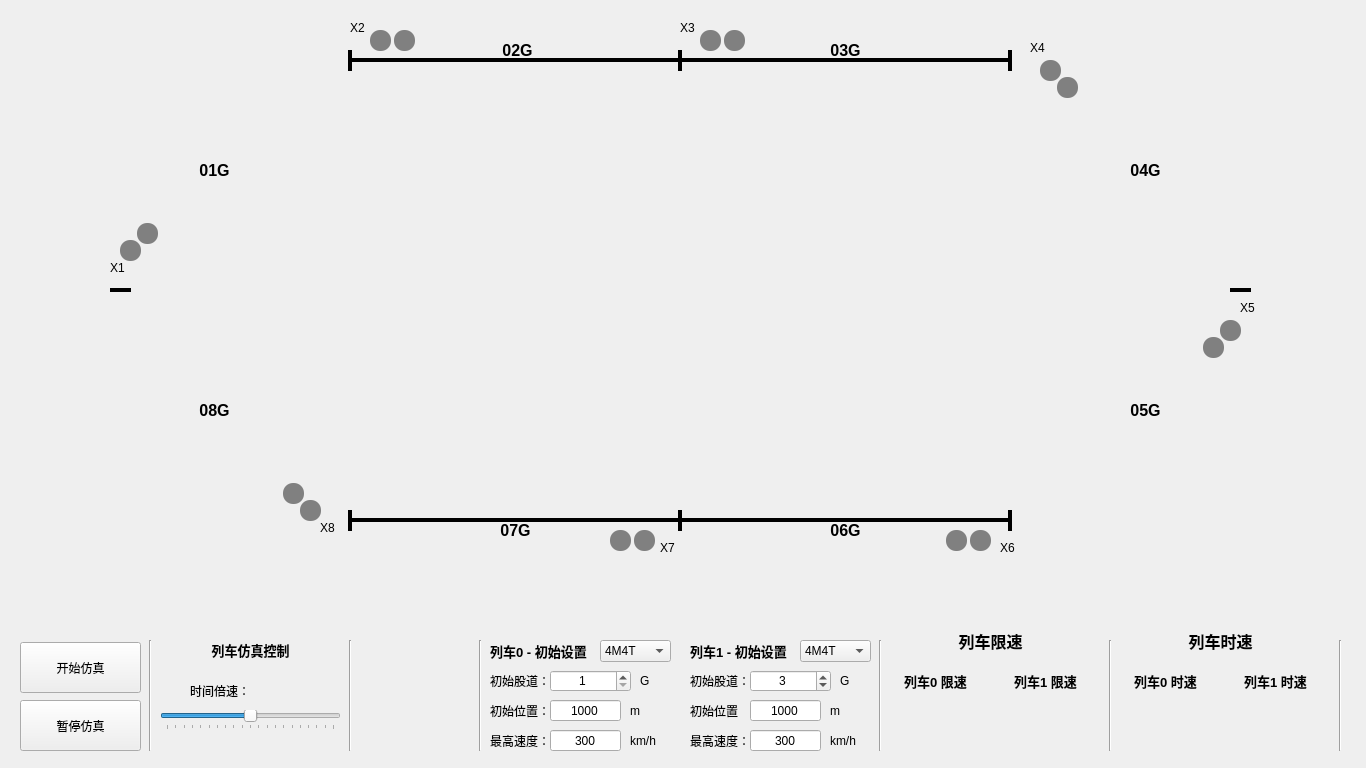
<?xml version="1.0" encoding="UTF-8"?>
<ui version="4.0">
 <class>mainForm</class>
 <widget class="QWidget" name="mainForm">
  <property name="geometry">
   <rect>
    <x>0</x>
    <y>0</y>
    <width>1366</width>
    <height>768</height>
   </rect>
  </property>
  <property name="minimumSize">
   <size>
    <width>1366</width>
    <height>768</height>
   </size>
  </property>
  <property name="maximumSize">
   <size>
    <width>1366</width>
    <height>768</height>
   </size>
  </property>
  <property name="windowTitle">
   <string>ZPW-2000 移频轨道电路（学号 姓名）</string>
  </property>
  <property name="windowIcon">
   <iconset>
    <normaloff>C:/Users/super/.designer/backup/ico/icon.png</normaloff>C:/Users/super/.designer/backup/ico/icon.png</iconset>
  </property>
  <widget class="Line" name="line_2G">
   <property name="geometry">
    <rect>
     <x>350</x>
     <y>50</y>
     <width>331</width>
     <height>20</height>
    </rect>
   </property>
   <property name="layoutDirection">
    <enum>Qt::RightToLeft</enum>
   </property>
   <property name="frameShadow">
    <enum>QFrame::Plain</enum>
   </property>
   <property name="lineWidth">
    <number>4</number>
   </property>
   <property name="orientation">
    <enum>Qt::Horizontal</enum>
   </property>
  </widget>
  <widget class="Line" name="line_3G">
   <property name="geometry">
    <rect>
     <x>680</x>
     <y>50</y>
     <width>331</width>
     <height>20</height>
    </rect>
   </property>
   <property name="layoutDirection">
    <enum>Qt::RightToLeft</enum>
   </property>
   <property name="frameShadow">
    <enum>QFrame::Plain</enum>
   </property>
   <property name="lineWidth">
    <number>4</number>
   </property>
   <property name="orientation">
    <enum>Qt::Horizontal</enum>
   </property>
  </widget>
  <widget class="Line" name="line">
   <property name="geometry">
    <rect>
     <x>670</x>
     <y>50</y>
     <width>20</width>
     <height>21</height>
    </rect>
   </property>
   <property name="frameShadow">
    <enum>QFrame::Plain</enum>
   </property>
   <property name="lineWidth">
    <number>4</number>
   </property>
   <property name="orientation">
    <enum>Qt::Vertical</enum>
   </property>
  </widget>
  <widget class="QWidget" name="line_1G" native="true">
   <property name="geometry">
    <rect>
     <x>119</x>
     <y>60</y>
     <width>231</width>
     <height>231</height>
    </rect>
   </property>
   <widget class="QLabel" name="label_8">
    <property name="geometry">
     <rect>
      <x>70</x>
      <y>100</y>
      <width>51</width>
      <height>20</height>
     </rect>
    </property>
    <property name="font">
     <font>
      <pointsize>12</pointsize>
      <bold>true</bold>
     </font>
    </property>
    <property name="text">
     <string>01G</string>
    </property>
    <property name="alignment">
     <set>Qt::AlignCenter</set>
    </property>
   </widget>
  </widget>
  <widget class="QWidget" name="line_8G" native="true">
   <property name="geometry">
    <rect>
     <x>119</x>
     <y>290</y>
     <width>231</width>
     <height>231</height>
    </rect>
   </property>
   <widget class="QLabel" name="label_7">
    <property name="geometry">
     <rect>
      <x>70</x>
      <y>110</y>
      <width>51</width>
      <height>20</height>
     </rect>
    </property>
    <property name="font">
     <font>
      <pointsize>12</pointsize>
      <bold>true</bold>
     </font>
    </property>
    <property name="text">
     <string>08G</string>
    </property>
    <property name="alignment">
     <set>Qt::AlignCenter</set>
    </property>
   </widget>
  </widget>
  <widget class="QWidget" name="line_4G" native="true">
   <property name="geometry">
    <rect>
     <x>1010</x>
     <y>60</y>
     <width>231</width>
     <height>231</height>
    </rect>
   </property>
   <widget class="QLabel" name="label_5">
    <property name="geometry">
     <rect>
      <x>110</x>
      <y>100</y>
      <width>51</width>
      <height>20</height>
     </rect>
    </property>
    <property name="font">
     <font>
      <pointsize>12</pointsize>
      <bold>true</bold>
     </font>
    </property>
    <property name="text">
     <string>04G</string>
    </property>
    <property name="alignment">
     <set>Qt::AlignCenter</set>
    </property>
   </widget>
  </widget>
  <widget class="QWidget" name="line_5G" native="true">
   <property name="geometry">
    <rect>
     <x>1010</x>
     <y>290</y>
     <width>231</width>
     <height>231</height>
    </rect>
   </property>
   <widget class="QLabel" name="label_6">
    <property name="geometry">
     <rect>
      <x>110</x>
      <y>110</y>
      <width>51</width>
      <height>20</height>
     </rect>
    </property>
    <property name="font">
     <font>
      <pointsize>12</pointsize>
      <bold>true</bold>
     </font>
    </property>
    <property name="text">
     <string>05G</string>
    </property>
    <property name="alignment">
     <set>Qt::AlignCenter</set>
    </property>
   </widget>
  </widget>
  <widget class="Line" name="line_6G">
   <property name="geometry">
    <rect>
     <x>680</x>
     <y>510</y>
     <width>331</width>
     <height>20</height>
    </rect>
   </property>
   <property name="layoutDirection">
    <enum>Qt::RightToLeft</enum>
   </property>
   <property name="frameShadow">
    <enum>QFrame::Plain</enum>
   </property>
   <property name="lineWidth">
    <number>4</number>
   </property>
   <property name="orientation">
    <enum>Qt::Horizontal</enum>
   </property>
  </widget>
  <widget class="Line" name="line_7G">
   <property name="geometry">
    <rect>
     <x>350</x>
     <y>510</y>
     <width>331</width>
     <height>20</height>
    </rect>
   </property>
   <property name="layoutDirection">
    <enum>Qt::RightToLeft</enum>
   </property>
   <property name="frameShadow">
    <enum>QFrame::Plain</enum>
   </property>
   <property name="lineWidth">
    <number>4</number>
   </property>
   <property name="orientation">
    <enum>Qt::Horizontal</enum>
   </property>
  </widget>
  <widget class="Line" name="line_2">
   <property name="geometry">
    <rect>
     <x>670</x>
     <y>510</y>
     <width>20</width>
     <height>21</height>
    </rect>
   </property>
   <property name="frameShadow">
    <enum>QFrame::Plain</enum>
   </property>
   <property name="lineWidth">
    <number>4</number>
   </property>
   <property name="orientation">
    <enum>Qt::Vertical</enum>
   </property>
  </widget>
  <widget class="Line" name="line_7G_2">
   <property name="geometry">
    <rect>
     <x>110</x>
     <y>280</y>
     <width>21</width>
     <height>20</height>
    </rect>
   </property>
   <property name="layoutDirection">
    <enum>Qt::RightToLeft</enum>
   </property>
   <property name="frameShadow">
    <enum>QFrame::Plain</enum>
   </property>
   <property name="lineWidth">
    <number>4</number>
   </property>
   <property name="orientation">
    <enum>Qt::Horizontal</enum>
   </property>
  </widget>
  <widget class="Line" name="line_7G_3">
   <property name="geometry">
    <rect>
     <x>1230</x>
     <y>280</y>
     <width>21</width>
     <height>20</height>
    </rect>
   </property>
   <property name="layoutDirection">
    <enum>Qt::RightToLeft</enum>
   </property>
   <property name="frameShadow">
    <enum>QFrame::Plain</enum>
   </property>
   <property name="lineWidth">
    <number>4</number>
   </property>
   <property name="orientation">
    <enum>Qt::Horizontal</enum>
   </property>
  </widget>
  <widget class="QPushButton" name="led_x21">
   <property name="geometry">
    <rect>
     <x>370</x>
     <y>30</y>
     <width>21</width>
     <height>21</height>
    </rect>
   </property>
   <property name="styleSheet">
    <string notr="true">QPushButton{border-radius: 10px;background-color: gray;}</string>
   </property>
   <property name="text">
    <string/>
   </property>
  </widget>
  <widget class="QPushButton" name="led_x22">
   <property name="geometry">
    <rect>
     <x>394</x>
     <y>30</y>
     <width>21</width>
     <height>21</height>
    </rect>
   </property>
   <property name="styleSheet">
    <string notr="true">QPushButton{border-radius: 10px;background-color: gray;}</string>
   </property>
   <property name="text">
    <string/>
   </property>
  </widget>
  <widget class="QPushButton" name="led_x32">
   <property name="geometry">
    <rect>
     <x>724</x>
     <y>30</y>
     <width>21</width>
     <height>21</height>
    </rect>
   </property>
   <property name="styleSheet">
    <string notr="true">QPushButton{border-radius: 10px;background-color: gray;}</string>
   </property>
   <property name="text">
    <string/>
   </property>
  </widget>
  <widget class="QPushButton" name="led_x31">
   <property name="geometry">
    <rect>
     <x>700</x>
     <y>30</y>
     <width>21</width>
     <height>21</height>
    </rect>
   </property>
   <property name="styleSheet">
    <string notr="true">QPushButton{border-radius: 10px;background-color: gray;}</string>
   </property>
   <property name="text">
    <string/>
   </property>
  </widget>
  <widget class="QPushButton" name="led_x62">
   <property name="geometry">
    <rect>
     <x>946</x>
     <y>530</y>
     <width>21</width>
     <height>21</height>
    </rect>
   </property>
   <property name="styleSheet">
    <string notr="true">QPushButton{border-radius: 10px;background-color: gray;}</string>
   </property>
   <property name="text">
    <string/>
   </property>
  </widget>
  <widget class="QPushButton" name="led_x61">
   <property name="geometry">
    <rect>
     <x>970</x>
     <y>530</y>
     <width>21</width>
     <height>21</height>
    </rect>
   </property>
   <property name="styleSheet">
    <string notr="true">QPushButton{border-radius: 10px;background-color: gray;}</string>
   </property>
   <property name="text">
    <string/>
   </property>
  </widget>
  <widget class="QPushButton" name="led_x71">
   <property name="geometry">
    <rect>
     <x>634</x>
     <y>530</y>
     <width>21</width>
     <height>21</height>
    </rect>
   </property>
   <property name="styleSheet">
    <string notr="true">QPushButton{border-radius: 10px;background-color: gray;}</string>
   </property>
   <property name="text">
    <string/>
   </property>
  </widget>
  <widget class="QPushButton" name="led_x72">
   <property name="geometry">
    <rect>
     <x>610</x>
     <y>530</y>
     <width>21</width>
     <height>21</height>
    </rect>
   </property>
   <property name="styleSheet">
    <string notr="true">QPushButton{border-radius: 10px;background-color: gray;}</string>
   </property>
   <property name="text">
    <string/>
   </property>
  </widget>
  <widget class="QPushButton" name="led_x41">
   <property name="geometry">
    <rect>
     <x>1040</x>
     <y>60</y>
     <width>21</width>
     <height>21</height>
    </rect>
   </property>
   <property name="styleSheet">
    <string notr="true">QPushButton{border-radius: 10px;background-color: gray;}</string>
   </property>
   <property name="text">
    <string/>
   </property>
  </widget>
  <widget class="QPushButton" name="led_x42">
   <property name="geometry">
    <rect>
     <x>1057</x>
     <y>77</y>
     <width>21</width>
     <height>21</height>
    </rect>
   </property>
   <property name="styleSheet">
    <string notr="true">QPushButton{border-radius: 10px;background-color: gray;}</string>
   </property>
   <property name="text">
    <string/>
   </property>
  </widget>
  <widget class="QPushButton" name="led_x51">
   <property name="geometry">
    <rect>
     <x>1220</x>
     <y>320</y>
     <width>21</width>
     <height>21</height>
    </rect>
   </property>
   <property name="styleSheet">
    <string notr="true">QPushButton{border-radius: 10px;background-color: gray;}</string>
   </property>
   <property name="text">
    <string/>
   </property>
  </widget>
  <widget class="QPushButton" name="led_x52">
   <property name="geometry">
    <rect>
     <x>1203</x>
     <y>337</y>
     <width>21</width>
     <height>21</height>
    </rect>
   </property>
   <property name="styleSheet">
    <string notr="true">QPushButton{border-radius: 10px;background-color: gray;}</string>
   </property>
   <property name="text">
    <string/>
   </property>
  </widget>
  <widget class="QPushButton" name="led_x81">
   <property name="geometry">
    <rect>
     <x>300</x>
     <y>500</y>
     <width>21</width>
     <height>21</height>
    </rect>
   </property>
   <property name="styleSheet">
    <string notr="true">QPushButton{border-radius: 10px;background-color: gray;}</string>
   </property>
   <property name="text">
    <string/>
   </property>
  </widget>
  <widget class="Line" name="line_3">
   <property name="geometry">
    <rect>
     <x>1000</x>
     <y>510</y>
     <width>20</width>
     <height>21</height>
    </rect>
   </property>
   <property name="frameShadow">
    <enum>QFrame::Plain</enum>
   </property>
   <property name="lineWidth">
    <number>4</number>
   </property>
   <property name="orientation">
    <enum>Qt::Vertical</enum>
   </property>
  </widget>
  <widget class="Line" name="line_4">
   <property name="geometry">
    <rect>
     <x>340</x>
     <y>510</y>
     <width>20</width>
     <height>21</height>
    </rect>
   </property>
   <property name="frameShadow">
    <enum>QFrame::Plain</enum>
   </property>
   <property name="lineWidth">
    <number>4</number>
   </property>
   <property name="orientation">
    <enum>Qt::Vertical</enum>
   </property>
  </widget>
  <widget class="Line" name="line_5">
   <property name="geometry">
    <rect>
     <x>340</x>
     <y>50</y>
     <width>20</width>
     <height>21</height>
    </rect>
   </property>
   <property name="frameShadow">
    <enum>QFrame::Plain</enum>
   </property>
   <property name="lineWidth">
    <number>4</number>
   </property>
   <property name="orientation">
    <enum>Qt::Vertical</enum>
   </property>
  </widget>
  <widget class="Line" name="line_6">
   <property name="geometry">
    <rect>
     <x>1000</x>
     <y>50</y>
     <width>20</width>
     <height>21</height>
    </rect>
   </property>
   <property name="frameShadow">
    <enum>QFrame::Plain</enum>
   </property>
   <property name="lineWidth">
    <number>4</number>
   </property>
   <property name="orientation">
    <enum>Qt::Vertical</enum>
   </property>
  </widget>
  <widget class="QPushButton" name="led_x82">
   <property name="geometry">
    <rect>
     <x>283</x>
     <y>483</y>
     <width>21</width>
     <height>21</height>
    </rect>
   </property>
   <property name="styleSheet">
    <string notr="true">QPushButton{border-radius: 10px;background-color: gray;}</string>
   </property>
   <property name="text">
    <string/>
   </property>
  </widget>
  <widget class="QPushButton" name="led_x11">
   <property name="geometry">
    <rect>
     <x>120</x>
     <y>240</y>
     <width>21</width>
     <height>21</height>
    </rect>
   </property>
   <property name="styleSheet">
    <string notr="true">QPushButton{border-radius: 10px;background-color: gray;}</string>
   </property>
   <property name="text">
    <string/>
   </property>
  </widget>
  <widget class="QPushButton" name="led_x12">
   <property name="geometry">
    <rect>
     <x>137</x>
     <y>223</y>
     <width>21</width>
     <height>21</height>
    </rect>
   </property>
   <property name="styleSheet">
    <string notr="true">QPushButton{border-radius: 10px;background-color: gray;}</string>
   </property>
   <property name="text">
    <string/>
   </property>
  </widget>
  <widget class="QLabel" name="label">
   <property name="geometry">
    <rect>
     <x>492</x>
     <y>40</y>
     <width>51</width>
     <height>20</height>
    </rect>
   </property>
   <property name="font">
    <font>
     <pointsize>12</pointsize>
     <bold>true</bold>
    </font>
   </property>
   <property name="text">
    <string>02G</string>
   </property>
   <property name="alignment">
    <set>Qt::AlignCenter</set>
   </property>
  </widget>
  <widget class="QLabel" name="label_2">
   <property name="geometry">
    <rect>
     <x>820</x>
     <y>40</y>
     <width>51</width>
     <height>20</height>
    </rect>
   </property>
   <property name="font">
    <font>
     <pointsize>12</pointsize>
     <bold>true</bold>
    </font>
   </property>
   <property name="text">
    <string>03G</string>
   </property>
   <property name="alignment">
    <set>Qt::AlignCenter</set>
   </property>
  </widget>
  <widget class="QLabel" name="label_3">
   <property name="geometry">
    <rect>
     <x>820</x>
     <y>520</y>
     <width>51</width>
     <height>20</height>
    </rect>
   </property>
   <property name="font">
    <font>
     <pointsize>12</pointsize>
     <bold>true</bold>
    </font>
   </property>
   <property name="text">
    <string>06G</string>
   </property>
   <property name="alignment">
    <set>Qt::AlignCenter</set>
   </property>
  </widget>
  <widget class="QLabel" name="label_4">
   <property name="geometry">
    <rect>
     <x>490</x>
     <y>520</y>
     <width>51</width>
     <height>20</height>
    </rect>
   </property>
   <property name="font">
    <font>
     <pointsize>12</pointsize>
     <bold>true</bold>
    </font>
   </property>
   <property name="text">
    <string>07G</string>
   </property>
   <property name="alignment">
    <set>Qt::AlignCenter</set>
   </property>
  </widget>
  <widget class="QLabel" name="label_9">
   <property name="geometry">
    <rect>
     <x>350</x>
     <y>20</y>
     <width>16</width>
     <height>16</height>
    </rect>
   </property>
   <property name="text">
    <string>X2</string>
   </property>
  </widget>
  <widget class="QLabel" name="label_10">
   <property name="geometry">
    <rect>
     <x>110</x>
     <y>260</y>
     <width>16</width>
     <height>16</height>
    </rect>
   </property>
   <property name="text">
    <string>X1</string>
   </property>
  </widget>
  <widget class="QLabel" name="label_11">
   <property name="geometry">
    <rect>
     <x>680</x>
     <y>20</y>
     <width>16</width>
     <height>16</height>
    </rect>
   </property>
   <property name="text">
    <string>X3</string>
   </property>
  </widget>
  <widget class="QLabel" name="label_12">
   <property name="geometry">
    <rect>
     <x>1030</x>
     <y>40</y>
     <width>16</width>
     <height>16</height>
    </rect>
   </property>
   <property name="text">
    <string>X4</string>
   </property>
  </widget>
  <widget class="QLabel" name="label_13">
   <property name="geometry">
    <rect>
     <x>1240</x>
     <y>300</y>
     <width>16</width>
     <height>16</height>
    </rect>
   </property>
   <property name="text">
    <string>X5</string>
   </property>
  </widget>
  <widget class="QLabel" name="label_14">
   <property name="geometry">
    <rect>
     <x>1000</x>
     <y>540</y>
     <width>16</width>
     <height>16</height>
    </rect>
   </property>
   <property name="text">
    <string>X6</string>
   </property>
  </widget>
  <widget class="QLabel" name="label_15">
   <property name="geometry">
    <rect>
     <x>660</x>
     <y>540</y>
     <width>16</width>
     <height>16</height>
    </rect>
   </property>
   <property name="text">
    <string>X7</string>
   </property>
  </widget>
  <widget class="QLabel" name="label_16">
   <property name="geometry">
    <rect>
     <x>320</x>
     <y>520</y>
     <width>16</width>
     <height>16</height>
    </rect>
   </property>
   <property name="text">
    <string>X8</string>
   </property>
  </widget>
  <widget class="QPushButton" name="runButton">
   <property name="geometry">
    <rect>
     <x>20</x>
     <y>642</y>
     <width>121</width>
     <height>51</height>
    </rect>
   </property>
   <property name="text">
    <string>开始仿真</string>
   </property>
  </widget>
  <widget class="QPushButton" name="pauseButton">
   <property name="geometry">
    <rect>
     <x>20</x>
     <y>700</y>
     <width>121</width>
     <height>51</height>
    </rect>
   </property>
   <property name="text">
    <string>暂停仿真</string>
   </property>
  </widget>
  <widget class="QLabel" name="label_17">
   <property name="geometry">
    <rect>
     <x>160</x>
     <y>640</y>
     <width>181</width>
     <height>20</height>
    </rect>
   </property>
   <property name="font">
    <font>
     <pointsize>10</pointsize>
     <bold>true</bold>
    </font>
   </property>
   <property name="text">
    <string>列车仿真控制</string>
   </property>
   <property name="alignment">
    <set>Qt::AlignCenter</set>
   </property>
  </widget>
  <widget class="QLabel" name="info2Label">
   <property name="geometry">
    <rect>
     <x>520</x>
     <y>80</y>
     <width>151</width>
     <height>91</height>
    </rect>
   </property>
   <property name="font">
    <font>
     <pointsize>10</pointsize>
    </font>
   </property>
   <property name="text">
    <string/>
   </property>
  </widget>
  <widget class="QLabel" name="info4Label">
   <property name="geometry">
    <rect>
     <x>520</x>
     <y>180</y>
     <width>151</width>
     <height>91</height>
    </rect>
   </property>
   <property name="font">
    <font>
     <pointsize>10</pointsize>
    </font>
   </property>
   <property name="text">
    <string/>
   </property>
  </widget>
  <widget class="QLabel" name="info7Label">
   <property name="geometry">
    <rect>
     <x>360</x>
     <y>410</y>
     <width>151</width>
     <height>91</height>
    </rect>
   </property>
   <property name="font">
    <font>
     <pointsize>10</pointsize>
    </font>
   </property>
   <property name="text">
    <string/>
   </property>
  </widget>
  <widget class="QLabel" name="info5Label">
   <property name="geometry">
    <rect>
     <x>360</x>
     <y>310</y>
     <width>151</width>
     <height>91</height>
    </rect>
   </property>
   <property name="font">
    <font>
     <pointsize>10</pointsize>
    </font>
   </property>
   <property name="text">
    <string/>
   </property>
  </widget>
  <widget class="QLabel" name="info1Label">
   <property name="geometry">
    <rect>
     <x>360</x>
     <y>80</y>
     <width>151</width>
     <height>91</height>
    </rect>
   </property>
   <property name="font">
    <font>
     <pointsize>10</pointsize>
    </font>
   </property>
   <property name="text">
    <string/>
   </property>
  </widget>
  <widget class="QLabel" name="info3Label">
   <property name="geometry">
    <rect>
     <x>360</x>
     <y>180</y>
     <width>151</width>
     <height>91</height>
    </rect>
   </property>
   <property name="font">
    <font>
     <pointsize>10</pointsize>
    </font>
   </property>
   <property name="text">
    <string/>
   </property>
  </widget>
  <widget class="QLabel" name="info6Label">
   <property name="geometry">
    <rect>
     <x>520</x>
     <y>310</y>
     <width>151</width>
     <height>91</height>
    </rect>
   </property>
   <property name="font">
    <font>
     <pointsize>10</pointsize>
    </font>
   </property>
   <property name="text">
    <string/>
   </property>
  </widget>
  <widget class="QLabel" name="info8Label">
   <property name="geometry">
    <rect>
     <x>520</x>
     <y>410</y>
     <width>151</width>
     <height>91</height>
    </rect>
   </property>
   <property name="font">
    <font>
     <pointsize>10</pointsize>
    </font>
   </property>
   <property name="text">
    <string/>
   </property>
  </widget>
  <widget class="QSlider" name="accelerateSlider">
   <property name="geometry">
    <rect>
     <x>160</x>
     <y>710</y>
     <width>181</width>
     <height>20</height>
    </rect>
   </property>
   <property name="minimum">
    <number>-10</number>
   </property>
   <property name="maximum">
    <number>10</number>
   </property>
   <property name="singleStep">
    <number>1</number>
   </property>
   <property name="orientation">
    <enum>Qt::Horizontal</enum>
   </property>
   <property name="tickPosition">
    <enum>QSlider::TicksBelow</enum>
   </property>
  </widget>
  <widget class="QLabel" name="label_18">
   <property name="geometry">
    <rect>
     <x>190</x>
     <y>680</y>
     <width>61</width>
     <height>21</height>
    </rect>
   </property>
   <property name="text">
    <string>时间倍速：</string>
   </property>
  </widget>
  <widget class="QLabel" name="train0Label">
   <property name="geometry">
    <rect>
     <x>360</x>
     <y>640</y>
     <width>111</width>
     <height>51</height>
    </rect>
   </property>
   <property name="text">
    <string/>
   </property>
   <property name="alignment">
    <set>Qt::AlignLeading|Qt::AlignLeft|Qt::AlignTop</set>
   </property>
  </widget>
  <widget class="QLabel" name="train1Label">
   <property name="geometry">
    <rect>
     <x>360</x>
     <y>700</y>
     <width>111</width>
     <height>51</height>
    </rect>
   </property>
   <property name="text">
    <string/>
   </property>
   <property name="alignment">
    <set>Qt::AlignLeading|Qt::AlignLeft|Qt::AlignTop</set>
   </property>
  </widget>
  <widget class="QLabel" name="acctimeLabel">
   <property name="geometry">
    <rect>
     <x>250</x>
     <y>680</y>
     <width>61</width>
     <height>21</height>
    </rect>
   </property>
   <property name="text">
    <string/>
   </property>
  </widget>
  <widget class="Line" name="line_7">
   <property name="geometry">
    <rect>
     <x>470</x>
     <y>640</y>
     <width>20</width>
     <height>111</height>
    </rect>
   </property>
   <property name="orientation">
    <enum>Qt::Vertical</enum>
   </property>
  </widget>
  <widget class="QSpinBox" name="train0_trackBox">
   <property name="geometry">
    <rect>
     <x>550</x>
     <y>670</y>
     <width>81</width>
     <height>22</height>
    </rect>
   </property>
   <property name="alignment">
    <set>Qt::AlignCenter</set>
   </property>
   <property name="minimum">
    <number>1</number>
   </property>
   <property name="maximum">
    <number>8</number>
   </property>
  </widget>
  <widget class="QLabel" name="label_19">
   <property name="geometry">
    <rect>
     <x>490</x>
     <y>640</y>
     <width>121</width>
     <height>21</height>
    </rect>
   </property>
   <property name="font">
    <font>
     <pointsize>10</pointsize>
     <bold>true</bold>
    </font>
   </property>
   <property name="text">
    <string>列车0 - 初始设置</string>
   </property>
  </widget>
  <widget class="QLabel" name="label_20">
   <property name="geometry">
    <rect>
     <x>490</x>
     <y>670</y>
     <width>61</width>
     <height>21</height>
    </rect>
   </property>
   <property name="text">
    <string>初始股道：</string>
   </property>
  </widget>
  <widget class="QLabel" name="label_21">
   <property name="geometry">
    <rect>
     <x>640</x>
     <y>670</y>
     <width>16</width>
     <height>21</height>
    </rect>
   </property>
   <property name="text">
    <string>G</string>
   </property>
  </widget>
  <widget class="QLabel" name="label_22">
   <property name="geometry">
    <rect>
     <x>490</x>
     <y>730</y>
     <width>61</width>
     <height>21</height>
    </rect>
   </property>
   <property name="text">
    <string>最高速度：</string>
   </property>
  </widget>
  <widget class="QLineEdit" name="train0_speedEdit">
   <property name="geometry">
    <rect>
     <x>550</x>
     <y>730</y>
     <width>71</width>
     <height>21</height>
    </rect>
   </property>
   <property name="text">
    <string>300</string>
   </property>
   <property name="alignment">
    <set>Qt::AlignCenter</set>
   </property>
  </widget>
  <widget class="QLabel" name="label_23">
   <property name="geometry">
    <rect>
     <x>630</x>
     <y>730</y>
     <width>31</width>
     <height>21</height>
    </rect>
   </property>
   <property name="text">
    <string>km/h</string>
   </property>
  </widget>
  <widget class="QLabel" name="label_24">
   <property name="geometry">
    <rect>
     <x>830</x>
     <y>730</y>
     <width>31</width>
     <height>21</height>
    </rect>
   </property>
   <property name="text">
    <string>km/h</string>
   </property>
  </widget>
  <widget class="QLineEdit" name="train1_speedEdit">
   <property name="geometry">
    <rect>
     <x>750</x>
     <y>730</y>
     <width>71</width>
     <height>21</height>
    </rect>
   </property>
   <property name="text">
    <string>300</string>
   </property>
   <property name="echoMode">
    <enum>QLineEdit::Normal</enum>
   </property>
   <property name="alignment">
    <set>Qt::AlignCenter</set>
   </property>
  </widget>
  <widget class="QLabel" name="label_25">
   <property name="geometry">
    <rect>
     <x>690</x>
     <y>670</y>
     <width>61</width>
     <height>21</height>
    </rect>
   </property>
   <property name="text">
    <string>初始股道：</string>
   </property>
  </widget>
  <widget class="QLabel" name="label_26">
   <property name="geometry">
    <rect>
     <x>840</x>
     <y>670</y>
     <width>16</width>
     <height>21</height>
    </rect>
   </property>
   <property name="text">
    <string>G</string>
   </property>
  </widget>
  <widget class="QSpinBox" name="train1_trackBox">
   <property name="geometry">
    <rect>
     <x>750</x>
     <y>670</y>
     <width>81</width>
     <height>22</height>
    </rect>
   </property>
   <property name="alignment">
    <set>Qt::AlignCenter</set>
   </property>
   <property name="minimum">
    <number>1</number>
   </property>
   <property name="maximum">
    <number>8</number>
   </property>
   <property name="value">
    <number>3</number>
   </property>
  </widget>
  <widget class="QLabel" name="label_27">
   <property name="geometry">
    <rect>
     <x>690</x>
     <y>730</y>
     <width>61</width>
     <height>21</height>
    </rect>
   </property>
   <property name="text">
    <string>最高速度：</string>
   </property>
  </widget>
  <widget class="QLabel" name="label_28">
   <property name="geometry">
    <rect>
     <x>690</x>
     <y>640</y>
     <width>111</width>
     <height>21</height>
    </rect>
   </property>
   <property name="font">
    <font>
     <pointsize>10</pointsize>
     <bold>true</bold>
    </font>
   </property>
   <property name="text">
    <string>列车1 - 初始设置</string>
   </property>
  </widget>
  <widget class="Line" name="line_8">
   <property name="geometry">
    <rect>
     <x>870</x>
     <y>640</y>
     <width>20</width>
     <height>111</height>
    </rect>
   </property>
   <property name="orientation">
    <enum>Qt::Vertical</enum>
   </property>
  </widget>
  <widget class="Line" name="line_9">
   <property name="geometry">
    <rect>
     <x>140</x>
     <y>640</y>
     <width>20</width>
     <height>111</height>
    </rect>
   </property>
   <property name="orientation">
    <enum>Qt::Vertical</enum>
   </property>
  </widget>
  <widget class="Line" name="line_10">
   <property name="geometry">
    <rect>
     <x>340</x>
     <y>640</y>
     <width>20</width>
     <height>111</height>
    </rect>
   </property>
   <property name="orientation">
    <enum>Qt::Vertical</enum>
   </property>
  </widget>
  <widget class="QLabel" name="label_30">
   <property name="geometry">
    <rect>
     <x>900</x>
     <y>670</y>
     <width>71</width>
     <height>21</height>
    </rect>
   </property>
   <property name="font">
    <font>
     <pointsize>10</pointsize>
     <bold>true</bold>
    </font>
   </property>
   <property name="text">
    <string>列车0 限速</string>
   </property>
   <property name="alignment">
    <set>Qt::AlignCenter</set>
   </property>
  </widget>
  <widget class="QLabel" name="label_31">
   <property name="geometry">
    <rect>
     <x>1010</x>
     <y>670</y>
     <width>71</width>
     <height>21</height>
    </rect>
   </property>
   <property name="font">
    <font>
     <pointsize>10</pointsize>
     <bold>true</bold>
    </font>
   </property>
   <property name="text">
    <string>列车1 限速</string>
   </property>
   <property name="alignment">
    <set>Qt::AlignCenter</set>
   </property>
  </widget>
  <widget class="Line" name="line_11">
   <property name="geometry">
    <rect>
     <x>1100</x>
     <y>640</y>
     <width>20</width>
     <height>111</height>
    </rect>
   </property>
   <property name="orientation">
    <enum>Qt::Vertical</enum>
   </property>
  </widget>
  <widget class="QLabel" name="label_32">
   <property name="geometry">
    <rect>
     <x>880</x>
     <y>630</y>
     <width>221</width>
     <height>21</height>
    </rect>
   </property>
   <property name="font">
    <font>
     <pointsize>12</pointsize>
     <bold>true</bold>
    </font>
   </property>
   <property name="text">
    <string>列车限速</string>
   </property>
   <property name="alignment">
    <set>Qt::AlignCenter</set>
   </property>
  </widget>
  <widget class="QLabel" name="label_33">
   <property name="geometry">
    <rect>
     <x>1240</x>
     <y>670</y>
     <width>71</width>
     <height>21</height>
    </rect>
   </property>
   <property name="font">
    <font>
     <pointsize>10</pointsize>
     <bold>true</bold>
    </font>
   </property>
   <property name="text">
    <string>列车1 时速</string>
   </property>
   <property name="alignment">
    <set>Qt::AlignCenter</set>
   </property>
  </widget>
  <widget class="QLabel" name="label_34">
   <property name="geometry">
    <rect>
     <x>1130</x>
     <y>670</y>
     <width>71</width>
     <height>21</height>
    </rect>
   </property>
   <property name="font">
    <font>
     <pointsize>10</pointsize>
     <bold>true</bold>
    </font>
   </property>
   <property name="text">
    <string>列车0 时速</string>
   </property>
   <property name="alignment">
    <set>Qt::AlignCenter</set>
   </property>
  </widget>
  <widget class="QLabel" name="label_35">
   <property name="geometry">
    <rect>
     <x>1110</x>
     <y>630</y>
     <width>221</width>
     <height>21</height>
    </rect>
   </property>
   <property name="font">
    <font>
     <pointsize>12</pointsize>
     <bold>true</bold>
    </font>
   </property>
   <property name="text">
    <string>列车时速</string>
   </property>
   <property name="alignment">
    <set>Qt::AlignCenter</set>
   </property>
  </widget>
  <widget class="Line" name="line_12">
   <property name="geometry">
    <rect>
     <x>1330</x>
     <y>640</y>
     <width>20</width>
     <height>111</height>
    </rect>
   </property>
   <property name="orientation">
    <enum>Qt::Vertical</enum>
   </property>
  </widget>
  <widget class="QLabel" name="label_36">
   <property name="geometry">
    <rect>
     <x>630</x>
     <y>700</y>
     <width>31</width>
     <height>21</height>
    </rect>
   </property>
   <property name="text">
    <string>m</string>
   </property>
  </widget>
  <widget class="QLabel" name="label_37">
   <property name="geometry">
    <rect>
     <x>490</x>
     <y>700</y>
     <width>61</width>
     <height>21</height>
    </rect>
   </property>
   <property name="text">
    <string>初始位置：</string>
   </property>
  </widget>
  <widget class="QLineEdit" name="train0_positionEdit">
   <property name="geometry">
    <rect>
     <x>550</x>
     <y>700</y>
     <width>71</width>
     <height>21</height>
    </rect>
   </property>
   <property name="text">
    <string>1000</string>
   </property>
   <property name="alignment">
    <set>Qt::AlignCenter</set>
   </property>
  </widget>
  <widget class="QLabel" name="label_38">
   <property name="geometry">
    <rect>
     <x>690</x>
     <y>700</y>
     <width>61</width>
     <height>21</height>
    </rect>
   </property>
   <property name="text">
    <string>初始位置</string>
   </property>
  </widget>
  <widget class="QLineEdit" name="train1_positionEdit">
   <property name="geometry">
    <rect>
     <x>750</x>
     <y>700</y>
     <width>71</width>
     <height>21</height>
    </rect>
   </property>
   <property name="text">
    <string>1000</string>
   </property>
   <property name="echoMode">
    <enum>QLineEdit::Normal</enum>
   </property>
   <property name="alignment">
    <set>Qt::AlignCenter</set>
   </property>
  </widget>
  <widget class="QLabel" name="label_39">
   <property name="geometry">
    <rect>
     <x>830</x>
     <y>700</y>
     <width>31</width>
     <height>21</height>
    </rect>
   </property>
   <property name="text">
    <string>m</string>
   </property>
  </widget>
  <widget class="QLabel" name="train0_limitLabel">
   <property name="geometry">
    <rect>
     <x>890</x>
     <y>700</y>
     <width>91</width>
     <height>51</height>
    </rect>
   </property>
   <property name="font">
    <font>
     <pointsize>29</pointsize>
    </font>
   </property>
   <property name="text">
    <string/>
   </property>
   <property name="alignment">
    <set>Qt::AlignCenter</set>
   </property>
  </widget>
  <widget class="QLabel" name="train1_limitLabel">
   <property name="geometry">
    <rect>
     <x>1000</x>
     <y>700</y>
     <width>91</width>
     <height>51</height>
    </rect>
   </property>
   <property name="font">
    <font>
     <pointsize>29</pointsize>
    </font>
   </property>
   <property name="text">
    <string/>
   </property>
   <property name="alignment">
    <set>Qt::AlignCenter</set>
   </property>
  </widget>
  <widget class="QLabel" name="train0_nowLabel">
   <property name="geometry">
    <rect>
     <x>1120</x>
     <y>700</y>
     <width>91</width>
     <height>51</height>
    </rect>
   </property>
   <property name="font">
    <font>
     <pointsize>29</pointsize>
    </font>
   </property>
   <property name="text">
    <string/>
   </property>
   <property name="alignment">
    <set>Qt::AlignCenter</set>
   </property>
  </widget>
  <widget class="QLabel" name="train1_nowLabel">
   <property name="geometry">
    <rect>
     <x>1230</x>
     <y>700</y>
     <width>91</width>
     <height>51</height>
    </rect>
   </property>
   <property name="font">
    <font>
     <pointsize>29</pointsize>
    </font>
   </property>
   <property name="text">
    <string/>
   </property>
   <property name="alignment">
    <set>Qt::AlignCenter</set>
   </property>
  </widget>
  <widget class="QComboBox" name="train0_nounBox">
   <property name="geometry">
    <rect>
     <x>600</x>
     <y>640</y>
     <width>71</width>
     <height>22</height>
    </rect>
   </property>
   <property name="font">
    <font>
     <pointsize>9</pointsize>
    </font>
   </property>
   <property name="currentIndex">
    <number>0</number>
   </property>
   <property name="maxVisibleItems">
    <number>7</number>
   </property>
   <item>
    <property name="text">
     <string>4M4T</string>
    </property>
   </item>
   <item>
    <property name="text">
     <string>5M7T</string>
    </property>
   </item>
   <item>
    <property name="text">
     <string>8M8T</string>
    </property>
   </item>
   <item>
    <property name="text">
     <string>8M9T</string>
    </property>
   </item>
  </widget>
  <widget class="QComboBox" name="train1_nounBox">
   <property name="geometry">
    <rect>
     <x>800</x>
     <y>640</y>
     <width>71</width>
     <height>22</height>
    </rect>
   </property>
   <item>
    <property name="text">
     <string>4M4T</string>
    </property>
   </item>
   <item>
    <property name="text">
     <string>5M7T</string>
    </property>
   </item>
   <item>
    <property name="text">
     <string>8M8T</string>
    </property>
   </item>
   <item>
    <property name="text">
     <string>8M9T</string>
    </property>
   </item>
  </widget>
  <widget class="QLabel" name="flag1Label">
   <property name="geometry">
    <rect>
     <x>690</x>
     <y>80</y>
     <width>161</width>
     <height>91</height>
    </rect>
   </property>
   <property name="font">
    <font>
     <pointsize>10</pointsize>
    </font>
   </property>
   <property name="text">
    <string/>
   </property>
  </widget>
  <widget class="QLabel" name="flag8Label">
   <property name="geometry">
    <rect>
     <x>690</x>
     <y>180</y>
     <width>161</width>
     <height>91</height>
    </rect>
   </property>
   <property name="font">
    <font>
     <pointsize>10</pointsize>
    </font>
   </property>
   <property name="text">
    <string/>
   </property>
  </widget>
  <widget class="QLabel" name="flag7Label">
   <property name="geometry">
    <rect>
     <x>690</x>
     <y>310</y>
     <width>161</width>
     <height>91</height>
    </rect>
   </property>
   <property name="font">
    <font>
     <pointsize>10</pointsize>
    </font>
   </property>
   <property name="text">
    <string/>
   </property>
  </widget>
  <widget class="QLabel" name="flag6Label">
   <property name="geometry">
    <rect>
     <x>690</x>
     <y>410</y>
     <width>161</width>
     <height>91</height>
    </rect>
   </property>
   <property name="font">
    <font>
     <pointsize>10</pointsize>
    </font>
   </property>
   <property name="text">
    <string/>
   </property>
  </widget>
  <widget class="QLabel" name="flag2Label">
   <property name="geometry">
    <rect>
     <x>840</x>
     <y>80</y>
     <width>161</width>
     <height>91</height>
    </rect>
   </property>
   <property name="font">
    <font>
     <pointsize>10</pointsize>
    </font>
   </property>
   <property name="text">
    <string/>
   </property>
  </widget>
  <widget class="QLabel" name="flag3Label">
   <property name="geometry">
    <rect>
     <x>840</x>
     <y>180</y>
     <width>161</width>
     <height>91</height>
    </rect>
   </property>
   <property name="font">
    <font>
     <pointsize>10</pointsize>
    </font>
   </property>
   <property name="text">
    <string/>
   </property>
  </widget>
  <widget class="QLabel" name="flag4Label">
   <property name="geometry">
    <rect>
     <x>840</x>
     <y>310</y>
     <width>161</width>
     <height>91</height>
    </rect>
   </property>
   <property name="font">
    <font>
     <pointsize>10</pointsize>
    </font>
   </property>
   <property name="text">
    <string/>
   </property>
  </widget>
  <widget class="QLabel" name="flag5Label">
   <property name="geometry">
    <rect>
     <x>840</x>
     <y>410</y>
     <width>161</width>
     <height>91</height>
    </rect>
   </property>
   <property name="font">
    <font>
     <pointsize>10</pointsize>
    </font>
   </property>
   <property name="text">
    <string/>
   </property>
  </widget>
  <zorder>line_2G</zorder>
  <zorder>line_3G</zorder>
  <zorder>line</zorder>
  <zorder>line_1G</zorder>
  <zorder>line_8G</zorder>
  <zorder>line_4G</zorder>
  <zorder>line_5G</zorder>
  <zorder>line_6G</zorder>
  <zorder>line_7G</zorder>
  <zorder>line_2</zorder>
  <zorder>line_7G_3</zorder>
  <zorder>led_x21</zorder>
  <zorder>led_x22</zorder>
  <zorder>led_x32</zorder>
  <zorder>led_x31</zorder>
  <zorder>led_x62</zorder>
  <zorder>led_x61</zorder>
  <zorder>led_x71</zorder>
  <zorder>led_x72</zorder>
  <zorder>led_x41</zorder>
  <zorder>led_x42</zorder>
  <zorder>led_x51</zorder>
  <zorder>led_x52</zorder>
  <zorder>led_x81</zorder>
  <zorder>line_6</zorder>
  <zorder>led_x82</zorder>
  <zorder>led_x11</zorder>
  <zorder>led_x12</zorder>
  <zorder>label</zorder>
  <zorder>label_2</zorder>
  <zorder>label_3</zorder>
  <zorder>label_4</zorder>
  <zorder>label_9</zorder>
  <zorder>label_10</zorder>
  <zorder>label_11</zorder>
  <zorder>label_12</zorder>
  <zorder>label_13</zorder>
  <zorder>label_14</zorder>
  <zorder>label_15</zorder>
  <zorder>label_16</zorder>
  <zorder>runButton</zorder>
  <zorder>pauseButton</zorder>
  <zorder>label_17</zorder>
  <zorder>line_4</zorder>
  <zorder>line_3</zorder>
  <zorder>line_5</zorder>
  <zorder>line_7G_2</zorder>
  <zorder>info2Label</zorder>
  <zorder>info4Label</zorder>
  <zorder>info7Label</zorder>
  <zorder>info5Label</zorder>
  <zorder>info1Label</zorder>
  <zorder>info3Label</zorder>
  <zorder>info6Label</zorder>
  <zorder>info8Label</zorder>
  <zorder>accelerateSlider</zorder>
  <zorder>label_18</zorder>
  <zorder>train0Label</zorder>
  <zorder>train1Label</zorder>
  <zorder>acctimeLabel</zorder>
  <zorder>line_7</zorder>
  <zorder>train0_trackBox</zorder>
  <zorder>label_19</zorder>
  <zorder>label_20</zorder>
  <zorder>label_21</zorder>
  <zorder>label_22</zorder>
  <zorder>train0_speedEdit</zorder>
  <zorder>label_23</zorder>
  <zorder>label_24</zorder>
  <zorder>train1_speedEdit</zorder>
  <zorder>label_25</zorder>
  <zorder>label_26</zorder>
  <zorder>train1_trackBox</zorder>
  <zorder>label_27</zorder>
  <zorder>label_28</zorder>
  <zorder>line_8</zorder>
  <zorder>line_9</zorder>
  <zorder>line_10</zorder>
  <zorder>label_30</zorder>
  <zorder>label_31</zorder>
  <zorder>line_11</zorder>
  <zorder>label_32</zorder>
  <zorder>label_33</zorder>
  <zorder>label_34</zorder>
  <zorder>label_35</zorder>
  <zorder>line_12</zorder>
  <zorder>label_36</zorder>
  <zorder>label_37</zorder>
  <zorder>train0_positionEdit</zorder>
  <zorder>label_38</zorder>
  <zorder>train1_positionEdit</zorder>
  <zorder>label_39</zorder>
  <zorder>train0_limitLabel</zorder>
  <zorder>train1_limitLabel</zorder>
  <zorder>train0_nowLabel</zorder>
  <zorder>train1_nowLabel</zorder>
  <zorder>train0_nounBox</zorder>
  <zorder>train1_nounBox</zorder>
  <zorder>flag1Label</zorder>
  <zorder>flag8Label</zorder>
  <zorder>flag7Label</zorder>
  <zorder>flag6Label</zorder>
  <zorder>flag2Label</zorder>
  <zorder>flag3Label</zorder>
  <zorder>flag4Label</zorder>
  <zorder>flag5Label</zorder>
 </widget>
 <resources/>
 <connections/>
</ui>
